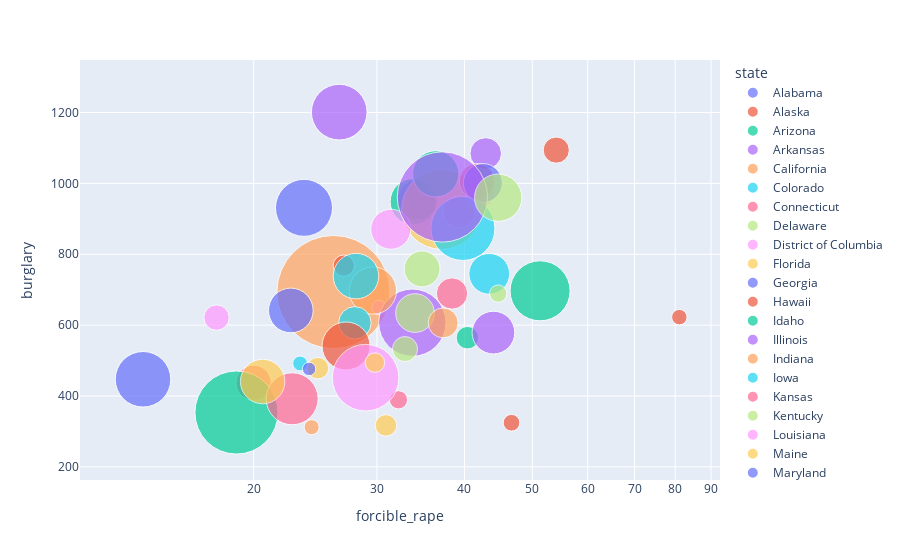

The notebook cell saved with this chart:
### Code cell
fig = px.scatter(crimerates_by_state_df, x="forcible_rape", y="burglary", color='state', size="population", hover_name="state", log_x=True, size_max=80)
fig.show()

### Figure 1 — Plotly figure (JSON) as saved in the notebook; plotly's stock layout.template omitted (floating-point values rounded to 4 significant figures)
{"data": [{"hovertemplate": "<b>%{hovertext}</b><br><br>state=Alabama<br>forcible_rape=%{x}<br>burglary=%{y}<br>population=%{marker.size}<extra></extra>", "hovertext": ["Alabama"], "legendgroup": "Alabama", "marker": {"color": "#636efa", "size": [4545049], "sizemode": "area", "sizeref": 5593.0, "symbol": "circle"}, "mode": "markers", "name": "Alabama", "orientation": "v", "showlegend": true, "type": "scatter", "x": [34.3], "xaxis": "x", "y": [953.8], "yaxis": "y"}, {"hovertemplate": "<b>%{hovertext}</b><br><br>state=Alaska<br>forcible_rape=%{x}<br>burglary=%{y}<br>population=%{marker.size}<extra></extra>", "hovertext": ["Alaska"], "legendgroup": "Alaska", "marker": {"color": "#EF553B", "size": [669488], "sizemode": "area", "sizeref": 5593.0, "symbol": "circle"}, "mode": "markers", "name": "Alaska", "orientation": "v", "showlegend": true, "type": "scatter", "x": [81.1], "xaxis": "x", "y": [622.5], "yaxis": "y"}, {"hovertemplate": "<b>%{hovertext}</b><br><br>state=Arizona<br>forcible_rape=%{x}<br>burglary=%{y}<br>population=%{marker.size}<extra></extra>", "hovertext": ["Arizona"], "legendgroup": "Arizona", "marker": {"color": "#00cc96", "size": [5974834], "sizemode": "area", "sizeref": 5593.0, "symbol": "circle"}, "mode": "markers", "name": "Arizona", "orientation": "v", "showlegend": true, "type": "scatter", "x": [33.8], "xaxis": "x", "y": [948.4], "yaxis": "y"}, {"hovertemplate": "<b>%{hovertext}</b><br><br>state=Arkansas<br>forcible_rape=%{x}<br>burglary=%{y}<br>population=%{marker.size}<extra></extra>", "hovertext": ["Arkansas"], "legendgroup": "Arkansas", "marker": {"color": "#ab63fa", "size": [2776221], "sizemode": "area", "sizeref": 5593.0, "symbol": "circle"}, "mode": "markers", "name": "Arkansas", "orientation": "v", "showlegend": true, "type": "scatter", "x": [42.9], "xaxis": "x", "y": [1085.0], "yaxis": "y"}, {"hovertemplate": "<b>%{hovertext}</b><br><br>state=California<br>forcible_rape=%{x}<br>burglary=%{y}<br>population=%{marker.size}<extra></extra>", "hovertext": ["California"], "legendgroup": "California", "marker": {"color": "#FFA15A", "size": [35795255], "sizemode": "area", "sizeref": 5593.0, "symbol": "circle"}, "mode": "markers", "name": "California", "orientation": "v", "showlegend": true, "type": "scatter", "x": [26], "xaxis": "x", "y": [693.3], "yaxis": "y"}, {"hovertemplate": "<b>%{hovertext}</b><br><br>state=Colorado<br>forcible_rape=%{x}<br>burglary=%{y}<br>population=%{marker.size}<extra></extra>", "hovertext": ["Colorado"], "legendgroup": "Colorado", "marker": {"color": "#19d3f3", "size": [4660780], "sizemode": "area", "sizeref": 5593.0, "symbol": "circle"}, "mode": "markers", "name": "Colorado", "orientation": "v", "showlegend": true, "type": "scatter", "x": [43.4], "xaxis": "x", "y": [744.8], "yaxis": "y"}, {"hovertemplate": "<b>%{hovertext}</b><br><br>state=Connecticut<br>forcible_rape=%{x}<br>burglary=%{y}<br>population=%{marker.size}<extra></extra>", "hovertext": ["Connecticut"], "legendgroup": "Connecticut", "marker": {"color": "#FF6692", "size": [3477416], "sizemode": "area", "sizeref": 5593.0, "symbol": "circle"}, "mode": "markers", "name": "Connecticut", "orientation": "v", "showlegend": true, "type": "scatter", "x": [20], "xaxis": "x", "y": [437.1], "yaxis": "y"}, {"hovertemplate": "<b>%{hovertext}</b><br><br>state=Delaware<br>forcible_rape=%{x}<br>burglary=%{y}<br>population=%{marker.size}<extra></extra>", "hovertext": ["Delaware"], "legendgroup": "Delaware", "marker": {"color": "#B6E880", "size": [839906], "sizemode": "area", "sizeref": 5593.0, "symbol": "circle"}, "mode": "markers", "name": "Delaware", "orientation": "v", "showlegend": true, "type": "scatter", "x": [44.7], "xaxis": "x", "y": [688.9], "yaxis": "y"}, {"hovertemplate": "<b>%{hovertext}</b><br><br>state=District of Columbia<br>forcible_rape=%{x}<br>burglary=%{y}<br>population=%{marker.size}<extra></extra>", "hovertext": ["District of Columbia"], "legendgroup": "District of Columbia", "marker": {"color": "#FF97FF", "size": [582049], "sizemode": "area", "sizeref": 5593.0, "symbol": "circle"}, "mode": "markers", "name": "District of Columbia", "orientation": "v", "showlegend": true, "type": "scatter", "x": [30.2], "xaxis": "x", "y": [649.7], "yaxis": "y"}, {"hovertemplate": "<b>%{hovertext}</b><br><br>state=Florida<br>forcible_rape=%{x}<br>burglary=%{y}<br>population=%{marker.size}<extra></extra>", "hovertext": ["Florida"], "legendgroup": "Florida", "marker": {"color": "#FECB52", "size": [17783868], "sizemode": "area", "sizeref": 5593.0, "symbol": "circle"}, "mode": "markers", "name": "Florida", "orientation": "v", "showlegend": true, "type": "scatter", "x": [37.1], "xaxis": "x", "y": [926.3], "yaxis": "y"}, {"hovertemplate": "<b>%{hovertext}</b><br><br>state=Georgia<br>forcible_rape=%{x}<br>burglary=%{y}<br>population=%{marker.size}<extra></extra>", "hovertext": ["Georgia"], "legendgroup": "Georgia", "marker": {"color": "#636efa", "size": [9097428], "sizemode": "area", "sizeref": 5593.0, "symbol": "circle"}, "mode": "markers", "name": "Georgia", "orientation": "v", "showlegend": true, "type": "scatter", "x": [23.6], "xaxis": "x", "y": [931], "yaxis": "y"}, {"hovertemplate": "<b>%{hovertext}</b><br><br>state=Hawaii<br>forcible_rape=%{x}<br>burglary=%{y}<br>population=%{marker.size}<extra></extra>", "hovertext": ["Hawaii"], "legendgroup": "Hawaii", "marker": {"color": "#EF553B", "size": [1266117], "sizemode": "area", "sizeref": 5593.0, "symbol": "circle"}, "mode": "markers", "name": "Hawaii", "orientation": "v", "showlegend": true, "type": "scatter", "x": [26.9], "xaxis": "x", "y": [767.9], "yaxis": "y"}, {"hovertemplate": "<b>%{hovertext}</b><br><br>state=Idaho<br>forcible_rape=%{x}<br>burglary=%{y}<br>population=%{marker.size}<extra></extra>", "hovertext": ["Idaho"], "legendgroup": "Idaho", "marker": {"color": "#00cc96", "size": [1425862], "sizemode": "area", "sizeref": 5593.0, "symbol": "circle"}, "mode": "markers", "name": "Idaho", "orientation": "v", "showlegend": true, "type": "scatter", "x": [40.4], "xaxis": "x", "y": [564.4], "yaxis": "y"}, {"hovertemplate": "<b>%{hovertext}</b><br><br>state=Illinois<br>forcible_rape=%{x}<br>burglary=%{y}<br>population=%{marker.size}<extra></extra>", "hovertext": ["Illinois"], "legendgroup": "Illinois", "marker": {"color": "#ab63fa", "size": [12674452], "sizemode": "area", "sizeref": 5593.0, "symbol": "circle"}, "mode": "markers", "name": "Illinois", "orientation": "v", "showlegend": true, "type": "scatter", "x": [33.7], "xaxis": "x", "y": [606.9], "yaxis": "y"}, {"hovertemplate": "<b>%{hovertext}</b><br><br>state=Indiana<br>forcible_rape=%{x}<br>burglary=%{y}<br>population=%{marker.size}<extra></extra>", "hovertext": ["Indiana"], "legendgroup": "Indiana", "marker": {"color": "#FFA15A", "size": [6253120], "sizemode": "area", "sizeref": 5593.0, "symbol": "circle"}, "mode": "markers", "name": "Indiana", "orientation": "v", "showlegend": true, "type": "scatter", "x": [29.6], "xaxis": "x", "y": [697.6], "yaxis": "y"}, {"hovertemplate": "<b>%{hovertext}</b><br><br>state=Iowa<br>forcible_rape=%{x}<br>burglary=%{y}<br>population=%{marker.size}<extra></extra>", "hovertext": ["Iowa"], "legendgroup": "Iowa", "marker": {"color": "#19d3f3", "size": [2949450], "sizemode": "area", "sizeref": 5593.0, "symbol": "circle"}, "mode": "markers", "name": "Iowa", "orientation": "v", "showlegend": true, "type": "scatter", "x": [27.9], "xaxis": "x", "y": [606.4], "yaxis": "y"}, {"hovertemplate": "<b>%{hovertext}</b><br><br>state=Kansas<br>forcible_rape=%{x}<br>burglary=%{y}<br>population=%{marker.size}<extra></extra>", "hovertext": ["Kansas"], "legendgroup": "Kansas", "marker": {"color": "#FF6692", "size": [2741771], "sizemode": "area", "sizeref": 5593.0, "symbol": "circle"}, "mode": "markers", "name": "Kansas", "orientation": "v", "showlegend": true, "type": "scatter", "x": [38.4], "xaxis": "x", "y": [689.2], "yaxis": "y"}, {"hovertemplate": "<b>%{hovertext}</b><br><br>state=Kentucky<br>forcible_rape=%{x}<br>burglary=%{y}<br>population=%{marker.size}<extra></extra>", "hovertext": ["Kentucky"], "legendgroup": "Kentucky", "marker": {"color": "#B6E880", "size": [4182293], "sizemode": "area", "sizeref": 5593.0, "symbol": "circle"}, "mode": "markers", "name": "Kentucky", "orientation": "v", "showlegend": true, "type": "scatter", "x": [34], "xaxis": "x", "y": [634], "yaxis": "y"}, {"hovertemplate": "<b>%{hovertext}</b><br><br>state=Louisiana<br>forcible_rape=%{x}<br>burglary=%{y}<br>population=%{marker.size}<extra></extra>", "hovertext": ["Louisiana"], "legendgroup": "Louisiana", "marker": {"color": "#FF97FF", "size": [4497691], "sizemode": "area", "sizeref": 5593.0, "symbol": "circle"}, "mode": "markers", "name": "Louisiana", "orientation": "v", "showlegend": true, "type": "scatter", "x": [31.4], "xaxis": "x", "y": [870.6], "yaxis": "y"}, {"hovertemplate": "<b>%{hovertext}</b><br><br>state=Maine<br>forcible_rape=%{x}<br>burglary=%{y}<br>population=%{marker.size}<extra></extra>", "hovertext": ["Maine"], "legendgroup": "Maine", "marker": {"color": "#FECB52", "size": [1311631], "sizemode": "area", "sizeref": 5593.0, "symbol": "circle"}, "mode": "markers", "name": "Maine", "orientation": "v", "showlegend": true, "type": "scatter", "x": [24.7], "xaxis": "x", "y": [478.5], "yaxis": "y"}, {"hovertemplate": "<b>%{hovertext}</b><br><br>state=Maryland<br>forcible_rape=%{x}<br>burglary=%{y}<br>population=%{marker.size}<extra></extra>", "hovertext": ["Maryland"], "legendgroup": "Maryland", "marker": {"color": "#636efa", "size": [5582520], "sizemode": "area", "sizeref": 5593.0, "symbol": "circle"}, "mode": "markers", "name": "Maryland", "orientation": "v", "showlegend": true, "type": "scatter", "x": [22.6], "xaxis": "x", "y": [641.4], "yaxis": "y"}, {"hovertemplate": "<b>%{hovertext}</b><br><br>state=Massachusetts<br>forcible_rape=%{x}<br>burglary=%{y}<br>population=%{marker.size}<extra></extra>", "hovertext": ["Massachusetts"], "legendgroup": "Massachusetts", "marker": {"color": "#EF553B", "size": [6453031], "sizemode": "area", "sizeref": 5593.0, "symbol": "circle"}, "mode": "markers", "name": "Massachusetts", "orientation": "v", "showlegend": true, "type": "scatter", "x": [27.1], "xaxis": "x", "y": [541.1], "yaxis": "y"}, {"hovertemplate": "<b>%{hovertext}</b><br><br>state=Michigan<br>forcible_rape=%{x}<br>burglary=%{y}<br>population=%{marker.size}<extra></extra>", "hovertext": ["Michigan"], "legendgroup": "Michigan", "marker": {"color": "#00cc96", "size": [10090554], "sizemode": "area", "sizeref": 5593.0, "symbol": "circle"}, "mode": "markers", "name": "Michigan", "orientation": "v", "showlegend": true, "type": "scatter", "x": [51.3], "xaxis": "x", "y": [696.8], "yaxis": "y"}, {"hovertemplate": "<b>%{hovertext}</b><br><br>state=Minnesota<br>forcible_rape=%{x}<br>burglary=%{y}<br>population=%{marker.size}<extra></extra>", "hovertext": ["Minnesota"], "legendgroup": "Minnesota", "marker": {"color": "#ab63fa", "size": [5106560], "sizemode": "area", "sizeref": 5593.0, "symbol": "circle"}, "mode": "markers", "name": "Minnesota", "orientation": "v", "showlegend": true, "type": "scatter", "x": [44], "xaxis": "x", "y": [578.9], "yaxis": "y"}, {"hovertemplate": "<b>%{hovertext}</b><br><br>state=Mississippi<br>forcible_rape=%{x}<br>burglary=%{y}<br>population=%{marker.size}<extra></extra>", "hovertext": ["Mississippi"], "legendgroup": "Mississippi", "marker": {"color": "#FFA15A", "size": [2900116], "sizemode": "area", "sizeref": 5593.0, "symbol": "circle"}, "mode": "markers", "name": "Mississippi", "orientation": "v", "showlegend": true, "type": "scatter", "x": [39.3], "xaxis": "x", "y": [919.7], "yaxis": "y"}, {"hovertemplate": "<b>%{hovertext}</b><br><br>state=Missouri<br>forcible_rape=%{x}<br>burglary=%{y}<br>population=%{marker.size}<extra></extra>", "hovertext": ["Missouri"], "legendgroup": "Missouri", "marker": {"color": "#19d3f3", "size": [5806639], "sizemode": "area", "sizeref": 5593.0, "symbol": "circle"}, "mode": "markers", "name": "Missouri", "orientation": "v", "showlegend": true, "type": "scatter", "x": [28], "xaxis": "x", "y": [738.3], "yaxis": "y"}, {"hovertemplate": "<b>%{hovertext}</b><br><br>state=Montana<br>forcible_rape=%{x}<br>burglary=%{y}<br>population=%{marker.size}<extra></extra>", "hovertext": ["Montana"], "legendgroup": "Montana", "marker": {"color": "#FF6692", "size": [934801], "sizemode": "area", "sizeref": 5593.0, "symbol": "circle"}, "mode": "markers", "name": "Montana", "orientation": "v", "showlegend": true, "type": "scatter", "x": [32.2], "xaxis": "x", "y": [389.2], "yaxis": "y"}, {"hovertemplate": "<b>%{hovertext}</b><br><br>state=Nebraska<br>forcible_rape=%{x}<br>burglary=%{y}<br>population=%{marker.size}<extra></extra>", "hovertext": ["Nebraska"], "legendgroup": "Nebraska", "marker": {"color": "#B6E880", "size": [1751721], "sizemode": "area", "sizeref": 5593.0, "symbol": "circle"}, "mode": "markers", "name": "Nebraska", "orientation": "v", "showlegend": true, "type": "scatter", "x": [32.9], "xaxis": "x", "y": [532.4], "yaxis": "y"}, {"hovertemplate": "<b>%{hovertext}</b><br><br>state=Nevada<br>forcible_rape=%{x}<br>burglary=%{y}<br>population=%{marker.size}<extra></extra>", "hovertext": ["Nevada"], "legendgroup": "Nevada", "marker": {"color": "#FF97FF", "size": [2408804], "sizemode": "area", "sizeref": 5593.0, "symbol": "circle"}, "mode": "markers", "name": "Nevada", "orientation": "v", "showlegend": true, "type": "scatter", "x": [42.1], "xaxis": "x", "y": [972.4], "yaxis": "y"}, {"hovertemplate": "<b>%{hovertext}</b><br><br>state=New Hampshire<br>forcible_rape=%{x}<br>burglary=%{y}<br>population=%{marker.size}<extra></extra>", "hovertext": ["New Hampshire"], "legendgroup": "New Hampshire", "marker": {"color": "#FECB52", "size": [1301415], "sizemode": "area", "sizeref": 5593.0, "symbol": "circle"}, "mode": "markers", "name": "New Hampshire", "orientation": "v", "showlegend": true, "type": "scatter", "x": [30.9], "xaxis": "x", "y": [317], "yaxis": "y"}, {"hovertemplate": "<b>%{hovertext}</b><br><br>state=New Jersey<br>forcible_rape=%{x}<br>burglary=%{y}<br>population=%{marker.size}<extra></extra>", "hovertext": ["New Jersey"], "legendgroup": "New Jersey", "marker": {"color": "#636efa", "size": [8621837], "sizemode": "area", "sizeref": 5593.0, "symbol": "circle"}, "mode": "markers", "name": "New Jersey", "orientation": "v", "showlegend": true, "type": "scatter", "x": [13.9], "xaxis": "x", "y": [447.1], "yaxis": "y"}, {"hovertemplate": "<b>%{hovertext}</b><br><br>state=New Mexico<br>forcible_rape=%{x}<br>burglary=%{y}<br>population=%{marker.size}<extra></extra>", "hovertext": ["New Mexico"], "legendgroup": "New Mexico", "marker": {"color": "#EF553B", "size": [1916538], "sizemode": "area", "sizeref": 5593.0, "symbol": "circle"}, "mode": "markers", "name": "New Mexico", "orientation": "v", "showlegend": true, "type": "scatter", "x": [54.1], "xaxis": "x", "y": [1094.0], "yaxis": "y"}, {"hovertemplate": "<b>%{hovertext}</b><br><br>state=New York<br>forcible_rape=%{x}<br>burglary=%{y}<br>population=%{marker.size}<extra></extra>", "hovertext": ["New York"], "legendgroup": "New York", "marker": {"color": "#00cc96", "size": [19330891], "sizemode": "area", "sizeref": 5593.0, "symbol": "circle"}, "mode": "markers", "name": "New York", "orientation": "v", "showlegend": true, "type": "scatter", "x": [18.9], "xaxis": "x", "y": [353.3], "yaxis": "y"}, {"hovertemplate": "<b>%{hovertext}</b><br><br>state=North Carolina<br>forcible_rape=%{x}<br>burglary=%{y}<br>population=%{marker.size}<extra></extra>", "hovertext": ["North Carolina"], "legendgroup": "North Carolina", "marker": {"color": "#ab63fa", "size": [8669452], "sizemode": "area", "sizeref": 5593.0, "symbol": "circle"}, "mode": "markers", "name": "North Carolina", "orientation": "v", "showlegend": true, "type": "scatter", "x": [26.5], "xaxis": "x", "y": [1201.0], "yaxis": "y"}, {"hovertemplate": "<b>%{hovertext}</b><br><br>state=North Dakota<br>forcible_rape=%{x}<br>burglary=%{y}<br>population=%{marker.size}<extra></extra>", "hovertext": ["North Dakota"], "legendgroup": "North Dakota", "marker": {"color": "#FFA15A", "size": [635365], "sizemode": "area", "sizeref": 5593.0, "symbol": "circle"}, "mode": "markers", "name": "North Dakota", "orientation": "v", "showlegend": true, "type": "scatter", "x": [24.2], "xaxis": "x", "y": [311.9], "yaxis": "y"}, {"hovertemplate": "<b>%{hovertext}</b><br><br>state=Ohio<br>forcible_rape=%{x}<br>burglary=%{y}<br>population=%{marker.size}<extra></extra>", "hovertext": ["Ohio"], "legendgroup": "Ohio", "marker": {"color": "#19d3f3", "size": [11475262], "sizemode": "area", "sizeref": 5593.0, "symbol": "circle"}, "mode": "markers", "name": "Ohio", "orientation": "v", "showlegend": true, "type": "scatter", "x": [39.8], "xaxis": "x", "y": [872.8], "yaxis": "y"}, {"hovertemplate": "<b>%{hovertext}</b><br><br>state=Oklahoma<br>forcible_rape=%{x}<br>burglary=%{y}<br>population=%{marker.size}<extra></extra>", "hovertext": ["Oklahoma"], "legendgroup": "Oklahoma", "marker": {"color": "#FF6692", "size": [3532769], "sizemode": "area", "sizeref": 5593.0, "symbol": "circle"}, "mode": "markers", "name": "Oklahoma", "orientation": "v", "showlegend": true, "type": "scatter", "x": [41.7], "xaxis": "x", "y": [1006], "yaxis": "y"}, {"hovertemplate": "<b>%{hovertext}</b><br><br>state=Oregon<br>forcible_rape=%{x}<br>burglary=%{y}<br>population=%{marker.size}<extra></extra>", "hovertext": ["Oregon"], "legendgroup": "Oregon", "marker": {"color": "#B6E880", "size": [3617869], "sizemode": "area", "sizeref": 5593.0, "symbol": "circle"}, "mode": "markers", "name": "Oregon", "orientation": "v", "showlegend": true, "type": "scatter", "x": [34.8], "xaxis": "x", "y": [758.6], "yaxis": "y"}, {"hovertemplate": "<b>%{hovertext}</b><br><br>state=Pennsylvania<br>forcible_rape=%{x}<br>burglary=%{y}<br>population=%{marker.size}<extra></extra>", "hovertext": ["Pennsylvania"], "legendgroup": "Pennsylvania", "marker": {"color": "#FF97FF", "size": [12418161], "sizemode": "area", "sizeref": 5593.0, "symbol": "circle"}, "mode": "markers", "name": "Pennsylvania", "orientation": "v", "showlegend": true, "type": "scatter", "x": [28.9], "xaxis": "x", "y": [451.6], "yaxis": "y"}, {"hovertemplate": "<b>%{hovertext}</b><br><br>state=Rhode Island<br>forcible_rape=%{x}<br>burglary=%{y}<br>population=%{marker.size}<extra></extra>", "hovertext": ["Rhode Island"], "legendgroup": "Rhode Island", "marker": {"color": "#FECB52", "size": [1064989], "sizemode": "area", "sizeref": 5593.0, "symbol": "circle"}, "mode": "markers", "name": "Rhode Island", "orientation": "v", "showlegend": true, "type": "scatter", "x": [29.8], "xaxis": "x", "y": [494.2], "yaxis": "y"}, {"hovertemplate": "<b>%{hovertext}</b><br><br>state=South Carolina<br>forcible_rape=%{x}<br>burglary=%{y}<br>population=%{marker.size}<extra></extra>", "hovertext": ["South Carolina"], "legendgroup": "South Carolina", "marker": {"color": "#636efa", "size": [4256199], "sizemode": "area", "sizeref": 5593.0, "symbol": "circle"}, "mode": "markers", "name": "South Carolina", "orientation": "v", "showlegend": true, "type": "scatter", "x": [42.5], "xaxis": "x", "y": [1001.0], "yaxis": "y"}, {"hovertemplate": "<b>%{hovertext}</b><br><br>state=South Dakota<br>forcible_rape=%{x}<br>burglary=%{y}<br>population=%{marker.size}<extra></extra>", "hovertext": ["South Dakota"], "legendgroup": "South Dakota", "marker": {"color": "#EF553B", "size": [780084], "sizemode": "area", "sizeref": 5593.0, "symbol": "circle"}, "mode": "markers", "name": "South Dakota", "orientation": "v", "showlegend": true, "type": "scatter", "x": [46.7], "xaxis": "x", "y": [324.4], "yaxis": "y"}, {"hovertemplate": "<b>%{hovertext}</b><br><br>state=Tennessee<br>forcible_rape=%{x}<br>burglary=%{y}<br>population=%{marker.size}<extra></extra>", "hovertext": ["Tennessee"], "legendgroup": "Tennessee", "marker": {"color": "#00cc96", "size": [5995748], "sizemode": "area", "sizeref": 5593.0, "symbol": "circle"}, "mode": "markers", "name": "Tennessee", "orientation": "v", "showlegend": true, "type": "scatter", "x": [36.4], "xaxis": "x", "y": [1027.0], "yaxis": "y"}, {"hovertemplate": "<b>%{hovertext}</b><br><br>state=Texas<br>forcible_rape=%{x}<br>burglary=%{y}<br>population=%{marker.size}<extra></extra>", "hovertext": ["Texas"], "legendgroup": "Texas", "marker": {"color": "#ab63fa", "size": [22801920], "sizemode": "area", "sizeref": 5593.0, "symbol": "circle"}, "mode": "markers", "name": "Texas", "orientation": "v", "showlegend": true, "type": "scatter", "x": [37.2], "xaxis": "x", "y": [961.6], "yaxis": "y"}, {"hovertemplate": "<b>%{hovertext}</b><br><br>state=Utah<br>forcible_rape=%{x}<br>burglary=%{y}<br>population=%{marker.size}<extra></extra>", "hovertext": ["Utah"], "legendgroup": "Utah", "marker": {"color": "#FFA15A", "size": [2499637], "sizemode": "area", "sizeref": 5593.0, "symbol": "circle"}, "mode": "markers", "name": "Utah", "orientation": "v", "showlegend": true, "type": "scatter", "x": [37.3], "xaxis": "x", "y": [606.2], "yaxis": "y"}, {"hovertemplate": "<b>%{hovertext}</b><br><br>state=Vermont<br>forcible_rape=%{x}<br>burglary=%{y}<br>population=%{marker.size}<extra></extra>", "hovertext": ["Vermont"], "legendgroup": "Vermont", "marker": {"color": "#19d3f3", "size": [618814], "sizemode": "area", "sizeref": 5593.0, "symbol": "circle"}, "mode": "markers", "name": "Vermont", "orientation": "v", "showlegend": true, "type": "scatter", "x": [23.3], "xaxis": "x", "y": [491.8], "yaxis": "y"}, {"hovertemplate": "<b>%{hovertext}</b><br><br>state=Virginia<br>forcible_rape=%{x}<br>burglary=%{y}<br>population=%{marker.size}<extra></extra>", "hovertext": ["Virginia"], "legendgroup": "Virginia", "marker": {"color": "#FF6692", "size": [7563887], "sizemode": "area", "sizeref": 5593.0, "symbol": "circle"}, "mode": "markers", "name": "Virginia", "orientation": "v", "showlegend": true, "type": "scatter", "x": [22.7], "xaxis": "x", "y": [392.1], "yaxis": "y"}, {"hovertemplate": "<b>%{hovertext}</b><br><br>state=Washington<br>forcible_rape=%{x}<br>burglary=%{y}<br>population=%{marker.size}<extra></extra>", "hovertext": ["Washington"], "legendgroup": "Washington", "marker": {"color": "#B6E880", "size": [6261282], "sizemode": "area", "sizeref": 5593.0, "symbol": "circle"}, "mode": "markers", "name": "Washington", "orientation": "v", "showlegend": true, "type": "scatter", "x": [44.7], "xaxis": "x", "y": [959.7], "yaxis": "y"}, {"hovertemplate": "<b>%{hovertext}</b><br><br>state=West Virginia<br>forcible_rape=%{x}<br>burglary=%{y}<br>population=%{marker.size}<extra></extra>", "hovertext": ["West Virginia"], "legendgroup": "West Virginia", "marker": {"color": "#FF97FF", "size": [1803920], "sizemode": "area", "sizeref": 5593.0, "symbol": "circle"}, "mode": "markers", "name": "West Virginia", "orientation": "v", "showlegend": true, "type": "scatter", "x": [17.7], "xaxis": "x", "y": [621.2], "yaxis": "y"}, {"hovertemplate": "<b>%{hovertext}</b><br><br>state=Wisconsin<br>forcible_rape=%{x}<br>burglary=%{y}<br>population=%{marker.size}<extra></extra>", "hovertext": ["Wisconsin"], "legendgroup": "Wisconsin", "marker": {"color": "#FECB52", "size": [5541443], "sizemode": "area", "sizeref": 5593.0, "symbol": "circle"}, "mode": "markers", "name": "Wisconsin", "orientation": "v", "showlegend": true, "type": "scatter", "x": [20.6], "xaxis": "x", "y": [440.8], "yaxis": "y"}, {"hovertemplate": "<b>%{hovertext}</b><br><br>state=Wyoming<br>forcible_rape=%{x}<br>burglary=%{y}<br>population=%{marker.size}<extra></extra>", "hovertext": ["Wyoming"], "legendgroup": "Wyoming", "marker": {"color": "#636efa", "size": [506242], "sizemode": "area", "sizeref": 5593.0, "symbol": "circle"}, "mode": "markers", "name": "Wyoming", "orientation": "v", "showlegend": true, "type": "scatter", "x": [24], "xaxis": "x", "y": [476.3], "yaxis": "y"}], "layout": {"legend": {"itemsizing": "constant", "title": {"text": "state"}, "tracegroupgap": 0}, "margin": {"t": 60}, "xaxis": {"anchor": "y", "domain": [0, 1], "title": {"text": "forcible_rape"}, "type": "log"}, "yaxis": {"anchor": "x", "domain": [0, 1], "title": {"text": "burglary"}}}}
